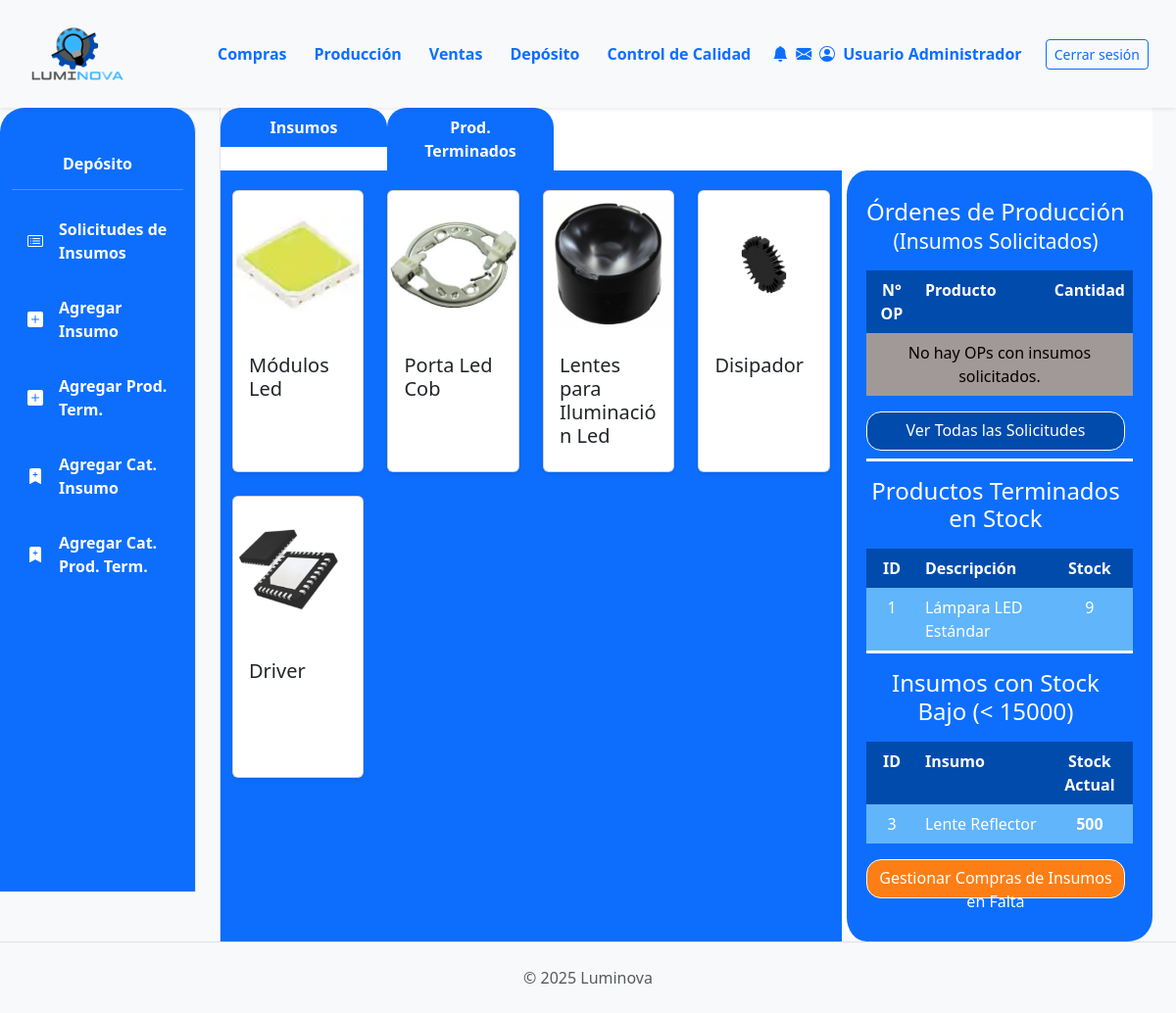
/deposito/ (signed in), run on the app's committed database.
### App_LUMINOVA/models.py (models this page shows, shortened)
class CategoriaInsumo(models.Model):
    nombre = models.CharField(max_length=100, unique=True, verbose_name="Nombre Categoría Insumo") # Aumentado max_length
    imagen = models.ImageField(upload_to='categorias_insumos/', null=True, blank=True)
    class Meta:
        verbose_name = "Categoría de Insumo"
        verbose_name_plural = "Categorías de Insumos"

class ProductoTerminado(models.Model):
    descripcion = models.CharField(max_length=255) # Aumentado max_length
    categoria = models.ForeignKey(CategoriaProductoTerminado, on_delete=models.PROTECT, related_name='productos_terminados')
    precio_unitario = models.DecimalField(max_digits=10, decimal_places=2, default=0.00)
    stock = models.IntegerField(default=0)
    modelo = models.CharField(max_length=50, blank=True, null=True)
    potencia = models.IntegerField(blank=True, null=True)
    acabado = models.CharField(max_length=50, blank=True, null=True)
    color_luz = models.CharField(max_length=50, blank=True, null=True)
    material = models.CharField(max_length=50, blank=True, null=True)
    imagen = models.ImageField(null=True, blank=True, upload_to='productos_terminados/')

class Insumo(models.Model):
    descripcion = models.CharField(max_length=255)
    categoria = models.ForeignKey(CategoriaInsumo, on_delete=models.PROTECT, related_name='insumos')
    fabricante = models.CharField(max_length=100, blank=True)
    imagen = models.ImageField(null=True, blank=True, upload_to='insumos/')
    stock = models.IntegerField(default=0)

### App_LUMINOVA/views.py (the view)
# urls.py: path('deposito/', deposito_view, name='deposito_view'),
@login_required
def deposito_view(request):
    logger.info("--- deposito_view: INICIO ---")
    categorias_I = CategoriaInsumo.objects.all()
    categorias_PT = CategoriaProductoTerminado.objects.all()
    ops_pendientes_deposito_list = OrdenProduccion.objects.none()
    ops_pendientes_deposito_count = 0
    try:
        estado_sol = EstadoOrden.objects.filter(nombre__iexact='Insumos Solicitados').first()
        if estado_sol:
            ops_pendientes_deposito_list = OrdenProduccion.objects.filter(
                estado_op=estado_sol
            ).select_related('producto_a_producir').order_by('fecha_solicitud')
            ops_pendientes_deposito_count = ops_pendientes_deposito_list.count()
            logger.info(f"Deposito_view (OPs): Encontradas {ops_pendientes_deposito_count} OPs pendientes (estado: '{estado_sol.nombre}').")
        else:
            messages.warning(request, "Configuración: El estado 'Insumos Solicitados' para OP no se encontró en la base de datos. La lista de OPs pendientes no se poblará.")
            logger.warning("Deposito_view (OPs): Estado 'Insumos Solicitados' NO encontrado.")
    except Exception as e_op: # Captura de excepción más genérica
        messages.error(request, f"Error al cargar OPs pendientes para depósito: {e_op}")
        logger.error(f"Deposito_view (OPs): Excepción al cargar OPs: {e_op}")
    productos_terminados_con_stock = ProductoTerminado.objects.filter(stock__gt=0).order_by('-stock', 'descripcion')
    logger.info(f"Deposito_view (PTs): Productos terminados con stock > 0 encontrados: {productos_terminados_con_stock.count()}")
    UMBRAL_STOCK_BAJO_INSUMOS = 15000
    insumos_con_stock_bajo = Insumo.objects.filter(stock__lt=UMBRAL_STOCK_BAJO_INSUMOS).order_by('stock', 'descripcion')
    logger.info(f"Deposito_view: Insumos con stock bajo (<{UMBRAL_STOCK_BAJO_INSUMOS}) encontrados: {insumos_con_stock_bajo.count()}")
    if insumos_con_stock_bajo.exists():
        for ins_debug in insumos_con_stock_bajo:
            logger.info(f"  -> Insumo bajo stock: {ins_debug.descripcion}, Stock: {ins_debug.stock}, ID: {ins_debug.id}")
    else:
        logger.info("  -> No se encontraron insumos con stock por debajo del umbral.")
    context = {
        'categorias_I': categorias_I,
        'categorias_PT': categorias_PT,
        'ops_pendientes_deposito_list': ops_pendientes_deposito_list,
        'ops_pendientes_deposito_count': ops_pendientes_deposito_count,
        'productos_terminados_en_stock_list': productos_terminados_con_stock,
        'insumos_con_stock_bajo_list': insumos_con_stock_bajo, # Esta es la lista clave
        'umbral_stock_bajo': UMBRAL_STOCK_BAJO_INSUMOS,
    }
    logger.info(f"Deposito_view: Contexto final - pt_stock_count={productos_terminados_con_stock.count()}, insumos_bajos_count={insumos_con_stock_bajo.count()}")
    return render(request, 'deposito/deposito.html', context)

### App_LUMINOVA/templates/deposito/deposito.html (shortened to what this page needs)
{% extends 'padre.html' %}
{% load static %}
{% load django_bootstrap5 %}
{% block sidebar_content %}
    {% include 'deposito/deposito_sidebar.html' %}
{% endblock %}
{% block content %}
    <div class="row mx-auto border-start">
        <ul class="nav justify-content-start flex-wrap" style="background-color: white;">
            <li class="nav-item">
                <button id="insumos-tab" onclick="mostrarInsumos()"
                    class="nav-link active bg-primary text-white text-center"
                    style="width: 170px; border-top-left-radius: 20px; border-top-right-radius: 20px; font-weight: bold;"
                    aria-current="page">Insumos</button>
            </li>
            <li class="nav-item">
                <button id="productos-tab" onclick="mostrarProductos()" class="nav-link bg-primary text-white text-center"
                    style="width: 170px; border-top-left-radius: 20px; border-top-right-radius: 20px; font-weight: bold;">Prod.
                    Terminados</button>
            </li>
        </ul>
        <div class="col-md-8 bg-primary" style="padding-top: 20px; padding-bottom: 20px;">
            <div id="insumos-content" class="row row-cols-1 row-cols-sm-2 row-cols-md-3 row-cols-lg-4 g-4">
                {% for categoria in categorias_I %}
                    {% if categoria %}
                        <div class="col">
                            <div class="card shadow-sm h-100">
                                <a href="{% url 'App_LUMINOVA:categoria_i_detail' categoria.id %}"
                                    class="text-decoration-none text-dark d-flex flex-column h-100">
                                    {% if categoria.imagen %}
                                    <img src="{{categoria.imagen.url}}" class="card-img-top object-fit-contain"
                                        alt="{{categoria.nombre}}" style="height: 150px;">
                                    {% else %}
                                    <img src="{% static 'img/placeholder.png' %}" class="card-img-top object-fit-contain"
                                        alt="Imagen no disponible" style="height: 150px;">
                                    {% endif %}
                                    <div class="card-body d-flex flex-column">
                                        <h5 class="card-title">{{categoria.nombre}}</h5>
                                    </div>
                                </a>
                            </div>
                        </div>
                    {% endif %}
                {% empty %}
                    <p class="text-white">No hay categorías de insumos disponibles.</p>
                {% endfor %}
            </div>
        </div>
        <div class="col-md-4 bg-primary border-start border-5 border-white"
            style="margin-left: 0px; padding: 20px; border-radius: 25px;">
            <table class="table table-borderless text-white">
                <thead>
                    <tr>
                        <th colspan="3" class="bg-primary text-white text-center" style="padding-left: 0px;"> <h4>Órdenes de Producción <br><small>(Insumos Solicitados)</small></h4></th>
                    </tr>
                </thead>
                <tbody class="bg-white text-dark">
                    <tr>
                        <th class="text-white text-center" style="background-color: #014BAC; width: 20%;">N° OP</th>
                        <th class="text-white" style="background-color: #014BAC; width: 50%;">Producto</th>
                        <th class="text-white text-center" style="background-color: #014BAC; width: 30%;">Cantidad</th>
                    </tr>
                    {% for op_solicitud in ops_pendientes_deposito_list %}
                    <tr class="{% if forloop.counter|divisibleby:2 %}table-row-even{% else %}table-row-odd{% endif %}">
                        <td class="text-white text-center">{{ op_solicitud.numero_op }}</td>
                        <td class="text-white">{{ op_solicitud.producto_a_producir.descripcion|truncatechars:20 }}</td>
                        <td class="text-white text-center">{{ op_solicitud.cantidad_a_producir }}</td>
                    </tr>
                    {% empty %}
                    <tr>
                        <td colspan="3" class="text-center" style="background-color: #A19898;">No hay OPs con insumos solicitados.</td>
                    </tr>
                    {% endfor %}
                    <tr>
                        <td colspan="3" class="bg-primary text-center pt-3" style="padding-left: 0px;">
                            <a class="btn border-white text-primary text-white"
                                style="background-color: #014BAC; width: 100%; max-width: 350px; height: 40px; border-radius: 15px;"
                                href="{% url 'App_LUMINOVA:deposito_solicitudes_insumos' %}">Ver Todas las Solicitudes</a>
                        </td>
                    </tr>
                </tbody>
                <thead>
                    <tr style="border-top: 3px solid white;">
                        <th colspan="3" class="bg-primary text-white text-center pt-3" style="padding-left: 0px;">
                            <h4>Productos Terminados en Stock</h4>
                        </th>
                    </tr>
                </thead>
                <tbody class="bg-white text-dark">
                    <tr>
                        <th class="text-white text-center" style="background-color: #014BAC; width: 20%;">ID</th>
                        <th class="text-white" style="background-color: #014BAC; width: 50%;">Descripción</th>
                        <th class="text-white text-center" style="background-color: #014BAC; width: 30%;">Stock</th>
                    </tr>
                    {% for pt_stock in productos_terminados_en_stock_list %}
                    <tr class="{% if forloop.counter|divisibleby:2 %}table-row-even{% else %}table-row-odd{% endif %}">
                        <td class="text-white text-center">{{ pt_stock.id }}</td>
                        <td class="text-white">
                            {% if pt_stock.categoria %}
                            <a href="{% url 'App_LUMINOVA:categoria_pt_detail' pt_stock.categoria.id %}"
                                class="text-white text-decoration-none"
                                title="Ver en categoría: {{ pt_stock.categoria.nombre }}">
                                {{ pt_stock.descripcion|truncatechars:20 }}
                            </a>
                            {% else %}
                            {{ pt_stock.descripcion|truncatechars:20 }}
                            {% endif %}
                        </td>
                        <td class="text-white text-center">{{ pt_stock.stock }}</td>
                    </tr>
                    {% empty %}
                    <tr>
                        <td colspan="3" class="text-center" style="background-color: #A19898;">No hay productos terminados con stock.</td>
                    </tr>
                    {% endfor %}
                </tbody>
                <thead>
                    <tr style="border-top: 3px solid white;">
                        <th colspan="3" class="bg-primary text-white text-center pt-3" style="padding-left: 0px;">
                            <h4>Insumos con Stock Bajo (< {{ umbral_stock_bajo|default:15000 }})</h4>
                        </th>
                    </tr>
                </thead>
                <tbody class="bg-white text-dark">
                    <tr>
                        <th class="text-white text-center" style="background-color: #014BAC; width: 20%;">ID</th>
                        <th class="text-white" style="background-color: #014BAC; width: 50%;">Insumo</th>
                        <th class="text-white text-center" style="background-color: #014BAC; width: 30%;">Stock Actual</th>
                    </tr>
                    {% for insumo_bajo_stock_item in insumos_con_stock_bajo_list %}
                    <tr class="{% if forloop.counter|divisibleby:2 %}table-row-even{% else %}table-row-odd{% endif %}">
                        <td class="text-white text-center">{{ insumo_bajo_stock_item.id }}</td>
                        <td class="text-white">{{ insumo_bajo_stock_item.descripcion|truncatechars:25 }}</td>
                        <td class="text-white text-center fw-bold text-danger">{{ insumo_bajo_stock_item.stock }}</td>
                    </tr>
                    {% empty %}
                    <tr>
                        <td colspan="3" class="text-center" style="background-color: #A19898;">
                            No hay insumos con stock bajo actualmente.
                        </td>
                    </tr>
                    {% endfor %}
                    {% if insumos_con_stock_bajo_list %}
                    <tr>
                        <td colspan="3" class="bg-primary text-center pt-3" style="padding-left: 0px;">
                            <a class="btn border-white text-primary text-white"
                                style="background-color: #fd7e14; width: 100%; max-width: 350px; height: 40px; border-radius: 15px;"
                                href="{% url 'App_LUMINOVA:compras_desglose' %}">
                                Gestionar Compras de Insumos en Falta
                            </a>
                        </td>
                    </tr>
                    {% endif %}
                </tbody>
            </table>
        </div>
    </div>
{% endblock %}

### App_LUMINOVA/static/css/custom.css (style rules this page uses)
.card { display: flex; flex-direction: column; height: 100%; }
.card-body { flex-grow: 1; display: flex; flex-direction: column; justify-content: space-between; }
.table > tbody > tr.table-row-odd > td, .table > tbody > tr.table-row-odd > th { background-color: #61B5FA !important; color: white !important; }

### data on the page
CategoriaInsumo: imagen (picture), nombre "Módulos Led"
CategoriaInsumo: imagen (picture), nombre "Porta Led Cob"
CategoriaInsumo: imagen (picture), nombre "Lentes para Iluminación Led"
CategoriaInsumo: imagen (picture), nombre "Disipador"
CategoriaInsumo: imagen (picture), nombre "Driver"
ProductoTerminado: id "1", descripcion "Lámpara LED Estándar", stock "9"
Insumo: id "3", descripcion "Lente Reflector", stock "500"

### other printed values
{{ umbral_stock_bajo|default:15000 }} "15000"
